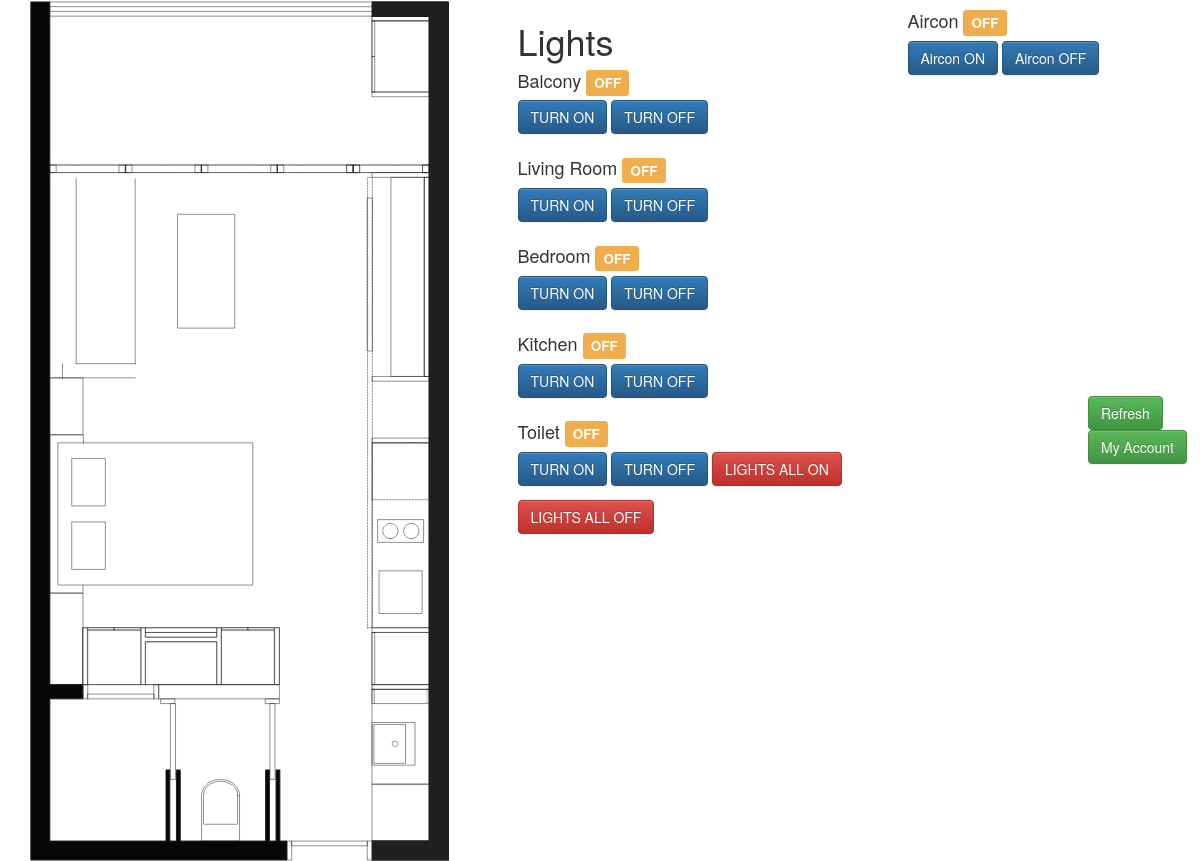
/home/, run on the app's committed database.
### BanyanApp/models.py (models this page shows, shortened)
class Light(models.Model):
    state = models.BooleanField(default=False)
    value = models.IntegerField(default=0, validators=[MaxValueValidator(100)])
    room = models.CharField(max_length=50)
    pin = models.IntegerField(default=0)

### BanyanApp/views.py (the view, shortened to what this page needs)
# urls.py: url(r'^home/$', home),
def home(request):
    lights = Light.objects.all()
    air = Air.objects.all()[0]
    context = {"dict": {"lights":lights}, "air":air}
    return render(request, "home.html", context)

### templates/home.html (shortened to what this page needs)
{% extends 'application.html' %}
{% block content %}
<div class="content container">
  <div class="row">
    <div class="col-sm-5">
      <img src="/static/img/plan.svg" class="plan">
    </div>
    <div class="col-sm-4">
      {% for key,value in dict.items %}
        <h1> {{key|title}}</h1>
        {% for item in value %}
          <h4> {{item.room}}
          {% if item.state %}
            <span class="label label-success">ON</span>
          {% else %}
            <span class="label label-warning">OFF</span>
          {% endif %}
          </h4>
          <form action="/home/" method="post" class="inline">
            <input type="submit" value="TURN ON" class="btn btn-primary">
          </form>
          <form action="/home/" method="post" class="inline">
            <input type="submit" value="TURN OFF" class="btn btn-primary">
          </form>
        {% endfor %}
      {% endfor %}
      <form action="/home/" method="post" class="inline">
        <input type="submit" value="LIGHTS ALL ON" class="btn btn-danger">
      </form>
      <form action="/home/" method="post" class="inline">
        <input type="submit" value="LIGHTS ALL OFF" class="btn btn-danger">
      </form>
    </div>
    <div class="col-sm-3">
      <h4>Aircon
        {% if air.state %}
          <span class="label label-success">ON</span>
        {% else %}
          <span class="label label-warning">OFF</span>
        {% endif %}
      <form action="/home/" method="post" class="inline">
        <input type="submit" value="Aircon ON" class="btn btn-primary">
      </form>
      <form action="/home/" method="post" class="inline">
        <input type="submit" value="Aircon OFF" class="btn btn-primary">
      </form>
    </div>
  </div>
</div>
{% endblock %}

### static/css/banyan.css (style rules this page uses)
body { font-family: 'Helvetica Neue', Helvetica, Arial, sans-serif; }
form.inline { display: inline-block; }

### data on the page
Light: room "Balcony", state "OFF"
Light: room "Living Room", state "OFF"
Light: room "Bedroom", state "OFF"
Light: room "Kitchen", state "OFF"
Light: room "Toilet", state "OFF"

### other printed values
{{ key|title }} "Lights"
